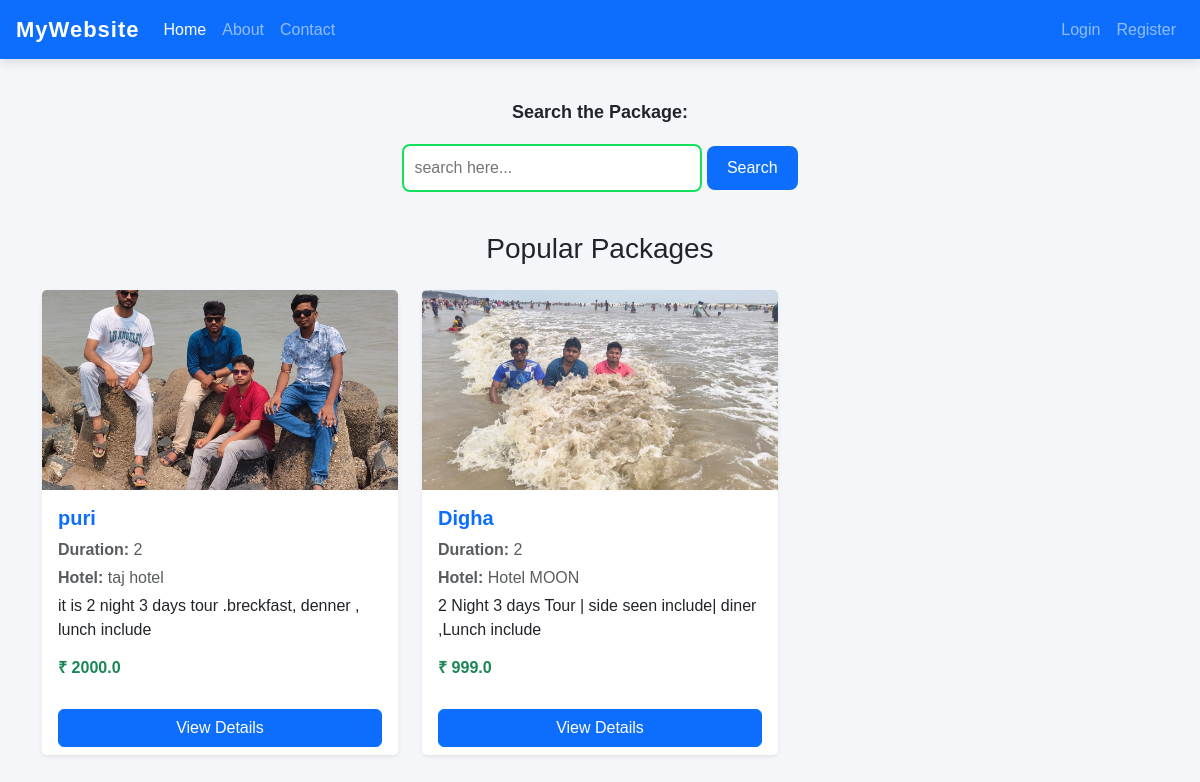
The page / on the database its author committed.
### tour/models.py (models this page shows, shortened)
class Package(models.Model):
    destination=models.ForeignKey(Destination, on_delete=models.CASCADE)
    p_name=models.CharField(max_length=100)
    p_price=models.FloatField()
    p_details=models.TextField()
    duration=models.CharField(max_length=50)
    hotel=models.CharField(max_length=100)
    is_popular = models.BooleanField(default=False)

class Destination(models.Model):
    d_name=models.CharField(max_length=100)
    d_state=models.CharField(max_length=100)
    description=models.TextField()
    image=models.ImageField(upload_to='destination/')

### tour/views.py (the view)
# urls.py: path("",landing,name='home'),
def landing(request):
    result = Package.objects.filter(is_popular=True)[:3]
    return render(request, 'index.html', {
        "result": result,
        "query": None
    })

### tour/templates/index.html (shortened to what this page needs)
{% load static %}
<!DOCTYPE html>
<html>
<head>
    <link href="https://cdn.jsdelivr.net/npm/bootstrap@5.3.8/dist/css/bootstrap.min.css" rel="stylesheet">
    <link rel="stylesheet" href="{% static 'css/style.css' %}">
</head>
<body>
<nav class="navbar navbar-expand-lg navbar-dark bg-primary px-3">
  <a class="navbar-brand fw-bold" href="/">MyWebsite</a>
  <div class="collapse navbar-collapse" id="navbarNav">
    <ul class="navbar-nav me-auto">
      <li class="nav-item"><a class="nav-link active" href="/">Home</a></li>
      <li class="nav-item"><a class="nav-link" href="/about">About</a></li>
      <li class="nav-item"><a class="nav-link" href="#">Contact</a></li>
    </ul>
    <ul class="navbar-nav">
      <li class="nav-item"><a class="nav-link" href="/login">Login</a></li>
      <li class="nav-item">
        <a class="nav-link" href="/register">
          Register
        </a>
      </li>
    </ul>
  </div>
</nav>
<form action="/search" method="POST">
    <label>Search the Package:</label>
    <input type="search" name="query" placeholder="search here...">
    <button type="submit">Search</button>
</form>
{% if result %}
<div class="container mt-4">
  <h3 class="text-center mb-4">
    {% if query %}
      Search Results
    {% else %}
      Popular Packages
    {% endif %}
  </h3>
  <div class="row">
    {% for i in result %}
    <div class="col-md-4 mb-4">
      <div class="card h-100 shadow-sm border-0">
        {% if i.destination.image %}
        <img src="{{ i.destination.image.url }}" class="card-img-top" style="height: 200px; object-fit: cover;">
        {% endif %}
        <div class="card-body">
          <h5 class="card-title text-primary fw-bold">
            {{ i.p_name }}
          </h5>
          <p class="text-muted mb-1">
            <strong>Duration:</strong> {{ i.duration }}
          </p>
          <p class="text-muted mb-1">
            <strong>Hotel:</strong> {{ i.hotel }}
          </p>
          <p>
            {{ i.p_details|truncatewords:15 }}
          </p>
          <h6 class="text-success fw-bold">
            ₹ {{ i.p_price }}
          </h6>
        </div>
        <div class="card-footer bg-white border-0">
          {% if register %}
            <a href="/about" class="btn btn-primary w-100">View Details</a>
          {% else %}
            <a href="/register" class="btn btn-primary w-100">View Details</a>
          {% endif %}
        </div>
      </div>
    </div>
    {% endfor %}
  </div>
</div>
{% elif query %}
<div class="container mt-4">
  <div class="alert alert-warning text-center">
    No Data Found
  </div>
</div>
{% endif %}
</body>
</html>

### static/css/style.css (style rules this page uses)
.navbar { box-shadow: 0 4px 10px rgba(71, 196, 107, 0.953); }
.navbar-brand { font-size: 22px; }
.nav-link { font-weight: 500; }
body { background-color: #f4f6f9; font-family: Arial, sans-serif; }
.navbar { box-shadow: 0 4px 10px rgba(0, 0, 0, 0.1); }
.navbar-brand { font-size: 22px; letter-spacing: 1px; }
.navbar-nav .nav-link { transition: 0.3s; }
form { margin: 40px auto; text-align: center; }
form label { font-size: 18px; font-weight: 600; margin-bottom: 10px; display: block; }
form input[type="search"] { width: 300px; max-width: 90%; padding: 10px; border: 2px solid #14e05c; border-radius: 8px; outline: none; transition: 0.3s; }
form button { padding: 10px 20px; margin-top: 10px; border: none; background-color: #0d6efd; color: white; border-radius: 8px; cursor: pointer; transition: 0.3s; }

### rows shown on the page
Package: destination.image (picture), p_name "puri", duration "2", hotel "taj hotel", p_details "it is 2 night 3 days tour .breckfast, denner , lunch include", p_price "2000.0"
Package: destination.image (picture), p_name "Digha", duration "2", hotel "Hotel MOON", p_details "2 Night 3 days Tour | side seen include| diner ,Lunch include", p_price "999.0"
